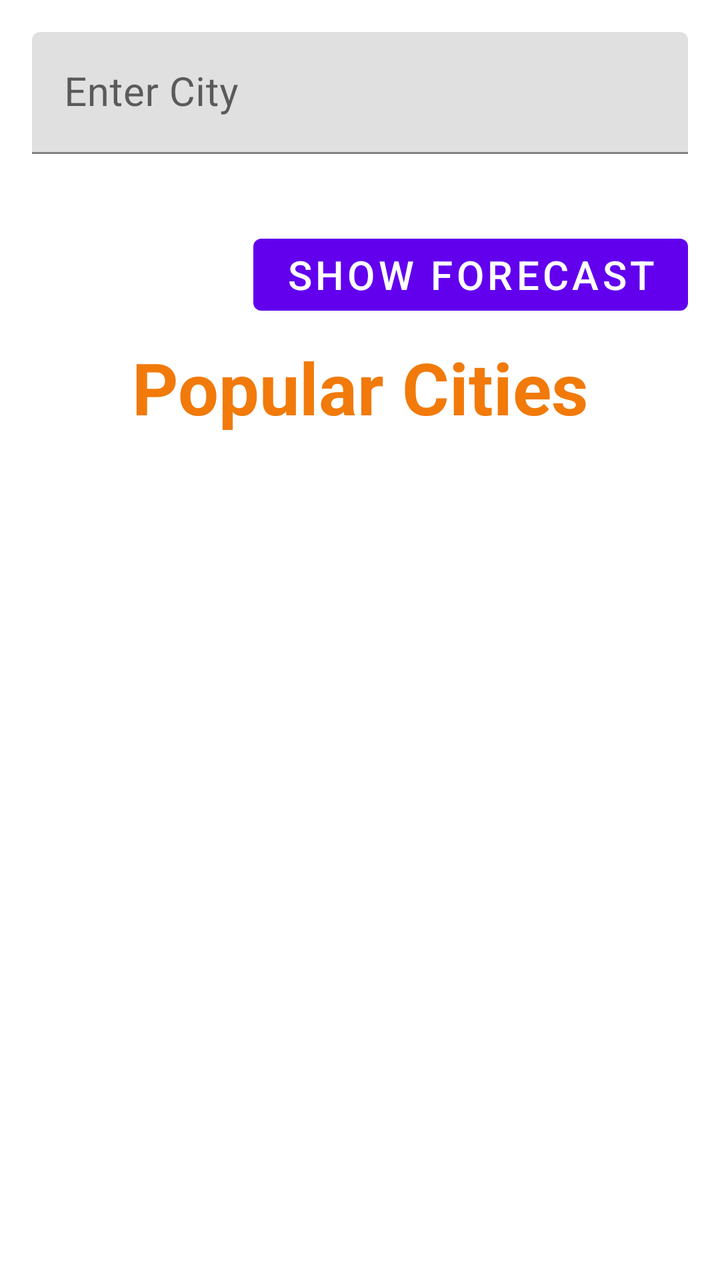
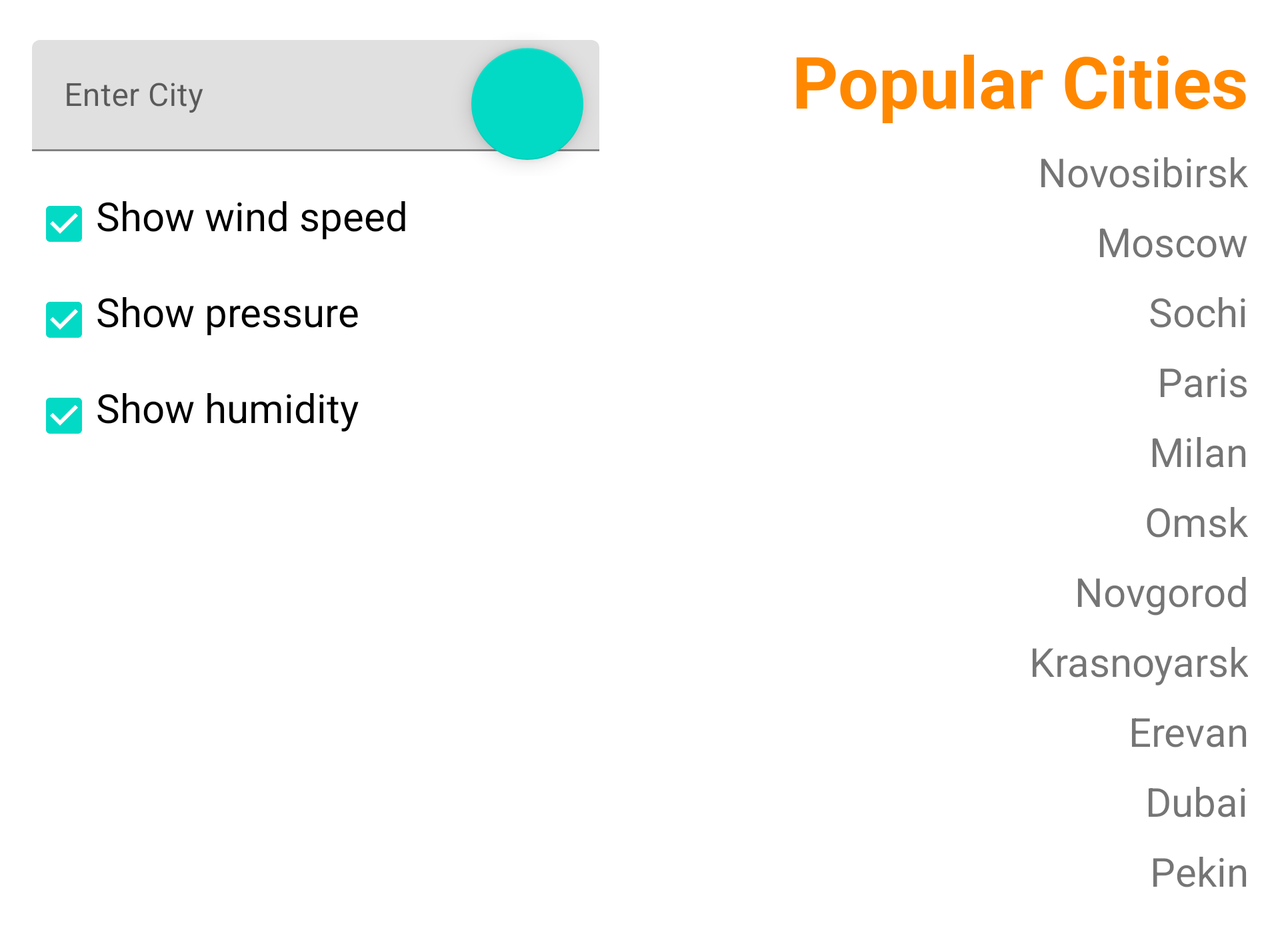

One screen, two layout resources from the same app: the default and the repository's alternative for another configuration. Each is rendered where Android would select it; the XML of both is given below.
<!-- AndroidManifest.xml: application theme Theme.WeatherApp -->
<!-- res/layout/fragment_city_selection.xml -->
<?xml version="1.0" encoding="utf-8"?>
<androidx.core.widget.NestedScrollView
    xmlns:android="http://schemas.android.com/apk/res/android"
    xmlns:app="http://schemas.android.com/apk/res-auto"
    xmlns:tools="http://schemas.android.com/tools"
    android:id="@+id/citySelectionLayout"
    android:layout_width="match_parent"
    android:layout_height="match_parent"
    android:theme="@style/MyTheme.SimpleTextSize">

    <LinearLayout
        android:layout_width="match_parent"
        android:layout_height="wrap_content"
        android:orientation="vertical"
        style="@style/FragmentPadding">

        <com.google.android.material.textfield.TextInputLayout
            android:id="@+id/enterCityInputLayout"
            android:layout_width="match_parent"
            android:layout_height="wrap_content"
            app:errorEnabled="true">

            <com.google.android.material.textfield.TextInputEditText
                android:id="@+id/enterCityEditText"
                android:layout_width="match_parent"
                android:layout_height="wrap_content"
                android:layout_weight="1"
                android:hint="@string/enter_city"
                android:inputType="textCapWords"
                android:singleLine="true"
                android:imeOptions="actionDone"/>

        </com.google.android.material.textfield.TextInputLayout>

        <com.google.android.material.button.MaterialButton
            android:id="@+id/showForecastButton"
            android:layout_width="wrap_content"
            android:layout_height="wrap_content"
            android:layout_gravity="end"
            android:text="@string/show_forecast" />

        <TextView
            android:id="@+id/popularCitiesTextView"
            android:layout_width="match_parent"
            android:layout_height="wrap_content"
            android:text="@string/popular_cities"
            style="@style/MyTheme.HeadStyle.Bold.Orange"/>

        <androidx.recyclerview.widget.RecyclerView
            android:id="@+id/citiesRV"
            android:layout_width="match_parent"
            android:layout_height="wrap_content"
            android:nestedScrollingEnabled="false"
            tools:targetApi="lollipop" />

    </LinearLayout>
</androidx.core.widget.NestedScrollView>
<!-- resources referenced by this layout -->
<resources>
  <string name="enter_city">Enter City</string>
  <string name="popular_cities">Popular Cities</string>
  <string name="show_forecast">Show forecast</string>
  <style name="FragmentPadding">
          <item name="android:padding">@dimen/margin</item>
      </style>
  <style name="MyTheme.HeadStyle.Bold.Orange" parent="MyTheme.HeadStyle.Bold">
          <item name="android:textColor">?android:attr/colorActivatedHighlight</item>
      </style>
  <style name="MyTheme.SimpleTextSize" parent="MyTheme">
          <item name="android:textSize">@dimen/head2</item>
      </style>
  <style name="Theme.WeatherApp" parent="Theme.MaterialComponents.DayNight.DarkActionBar">
          
          <item name="colorPrimary">@color/purple_500</item>
          <item name="colorPrimaryVariant">@color/purple_700</item>
          <item name="colorOnPrimary">@color/white</item>
          
          <item name="colorSecondary">@color/teal_200</item>
          <item name="colorSecondaryVariant">@color/teal_700</item>
          <item name="colorOnSecondary">@color/black</item>
          
          <item name="android:statusBarColor" tools:targetApi="l">?attr/colorPrimaryVariant</item>
          
          <item name="windowActionBar">false</item>
          <item name="windowNoTitle">true</item>
      </style>
  <dimen name="margin">16dp</dimen>
  <style name="MyTheme.HeadStyle.Bold" parent="MyTheme.HeadStyle">
          <item name="android:textStyle">bold</item>
      </style>
  <style name="MyTheme">
          <item name="android:layout_marginBottom">@dimen/between_layouts</item>
          <item name="android:lines">1</item>
      </style>
  <dimen name="head2">20sp</dimen>
  <color name="purple_500">#FF6200EE</color>
  <color name="purple_700">#FF3700B3</color>
  <color name="white">#FFFFFFFF</color>
  <color name="teal_200">#FF03DAC5</color>
  <color name="teal_700">#FF018786</color>
  <color name="black">#FF000000</color>
  <style name="MyTheme.HeadStyle" parent="MyTheme">
          <item name="android:gravity">center</item>
          <item name="android:textSize">@dimen/head</item>
      </style>
  <dimen name="between_layouts">8dp</dimen>
  <dimen name="head">36sp</dimen>
</resources>
<!-- res/layout-land/fragment_city_selection.xml (the repository's variant of the layout above) -->
<!-- drawn on the phone turned sideways -->
<?xml version="1.0" encoding="utf-8"?>
<ScrollView xmlns:android="http://schemas.android.com/apk/res/android"
    xmlns:app="http://schemas.android.com/apk/res-auto"
    android:id="@+id/citySelectionLayout"
    android:layout_width="match_parent"
    android:layout_height="match_parent"
    app:layout_constraintBottom_toBottomOf="parent"
    app:layout_constraintEnd_toEndOf="parent"
    app:layout_constraintStart_toStartOf="parent"
    app:layout_constraintTop_toTopOf="parent"
    android:padding="?attr/listPreferredItemPaddingStart">



    <LinearLayout
        android:layout_width="match_parent"
        android:layout_height="wrap_content"
        android:baselineAligned="false"
        android:orientation="horizontal">

        <LinearLayout
            android:layout_width="wrap_content"
            android:layout_height="match_parent"
            android:layout_weight="1"
            android:orientation="vertical">

            <FrameLayout
                android:layout_width="match_parent"
                android:layout_height="wrap_content"
                android:orientation="horizontal">

                <com.google.android.material.textfield.TextInputLayout
                    android:layout_width="match_parent"
                    android:layout_height="match_parent"
                    android:layout_marginBottom="@dimen/between_layouts">

                    <com.google.android.material.textfield.TextInputEditText
                        android:id="@+id/enterCityEditText"
                        android:layout_width="match_parent"
                        android:layout_height="wrap_content"
                        android:layout_weight="1"
                        android:hint="@string/enter_city"
                        android:inputType="textCapWords"
                        android:singleLine="true" />

                </com.google.android.material.textfield.TextInputLayout>

                <com.google.android.material.floatingactionbutton.FloatingActionButton
                    android:id="@+id/saveCitySettingsFAB"
                    android:layout_width="match_parent"
                    android:layout_height="match_parent"
                    android:layout_gravity="end"
                    android:layout_margin="@dimen/between_layouts"
                    android:clickable="true"
                    android:contentDescription="@string/enter_city"
                    android:focusable="true"
                    app:srcCompat="@drawable/ic_baseline_add_24" />

            </FrameLayout>

            <CheckBox
                android:id="@+id/windCheckBox"
                android:layout_width="match_parent"
                android:layout_height="wrap_content"
                android:checked="true"
                android:paddingBottom="@dimen/between_layouts"
                android:text="@string/show_wind_speed"
                android:textSize="@dimen/head2" />

            <CheckBox
                android:id="@+id/pressureCheckBox"
                android:layout_width="match_parent"
                android:layout_height="wrap_content"
                android:checked="true"
                android:paddingBottom="@dimen/between_layouts"
                android:text="@string/show_pressure"
                android:textSize="@dimen/head2" />

            <CheckBox
                android:id="@+id/humidityCheckBox"
                android:layout_width="match_parent"
                android:layout_height="wrap_content"
                android:checked="true"
                android:paddingBottom="@dimen/between_layouts"
                android:text="@string/show_humidity"
                android:textSize="@dimen/head2" />

        </LinearLayout>

        <LinearLayout
            android:layout_width="wrap_content"
            android:layout_height="match_parent"
            android:layout_weight="1"
            android:orientation="vertical">

            <TextView
                android:id="@+id/popularCitiesTextView"
                android:layout_width="match_parent"
                android:layout_height="wrap_content"
                android:gravity="end"
                android:paddingBottom="@dimen/between_layouts"
                android:text="@string/popular_cities"
                android:textColor="@android:color/holo_orange_dark"
                android:textSize="@dimen/head"
                android:textStyle="bold" />

            <TextView
                android:id="@+id/novosibirskTextView"
                android:layout_width="match_parent"
                android:layout_height="wrap_content"
                android:gravity="end"
                android:paddingBottom="@dimen/between_layouts"
                android:text="@string/novosibirsk"
                android:textSize="@dimen/head2" />

            <TextView
                android:id="@+id/moscowTextView"
                android:layout_width="match_parent"
                android:layout_height="wrap_content"
                android:gravity="end"
                android:paddingBottom="@dimen/between_layouts"
                android:text="@string/moscow"
                android:textSize="@dimen/head2" />

            <TextView
                android:id="@+id/sochiTextView"
                android:layout_width="match_parent"
                android:layout_height="wrap_content"
                android:gravity="end"
                android:paddingBottom="@dimen/between_layouts"
                android:text="@string/sochi"
                android:textSize="@dimen/head2" />

            <TextView
                android:id="@+id/parisTextView"
                android:layout_width="match_parent"
                android:layout_height="wrap_content"
                android:gravity="end"
                android:paddingBottom="@dimen/between_layouts"
                android:text="@string/paris"
                android:textSize="@dimen/head2" />

            <TextView
                android:id="@+id/milanTextView"
                android:layout_width="match_parent"
                android:layout_height="wrap_content"
                android:gravity="end"
                android:paddingBottom="@dimen/between_layouts"
                android:text="@string/milan"
                android:textSize="@dimen/head2" />

            <TextView
                android:id="@+id/omskTextView"
                android:layout_width="match_parent"
                android:layout_height="wrap_content"
                android:gravity="end"
                android:paddingBottom="@dimen/between_layouts"
                android:text="@string/omsk"
                android:textSize="@dimen/head2" />

            <TextView
                android:id="@+id/novgorodTextView"
                android:layout_width="match_parent"
                android:layout_height="wrap_content"
                android:gravity="end"
                android:paddingBottom="@dimen/between_layouts"
                android:text="@string/novgorod"
                android:textSize="@dimen/head2" />

            <TextView
                android:id="@+id/krasnoyarskTextView"
                android:layout_width="match_parent"
                android:layout_height="wrap_content"
                android:gravity="end"
                android:paddingBottom="@dimen/between_layouts"
                android:text="@string/krasnoyarsk"
                android:textSize="@dimen/head2" />

            <TextView
                android:id="@+id/erevanTextView"
                android:layout_width="match_parent"
                android:layout_height="wrap_content"
                android:gravity="end"
                android:paddingBottom="@dimen/between_layouts"
                android:text="@string/erevan"
                android:textSize="@dimen/head2" />

            <TextView
                android:id="@+id/dubaiTextView"
                android:layout_width="match_parent"
                android:layout_height="wrap_content"
                android:gravity="end"
                android:paddingBottom="@dimen/between_layouts"
                android:text="@string/dubai"
                android:textSize="@dimen/head2" />

            <TextView
                android:id="@+id/pekinTextView"
                android:layout_width="match_parent"
                android:layout_height="wrap_content"
                android:gravity="end"
                android:paddingBottom="@dimen/between_layouts"
                android:text="@string/pekin"
                android:textSize="@dimen/head2" />


        </LinearLayout>


    </LinearLayout>
</ScrollView>
<!-- resources referenced by the variant -->
<!-- as the phone turned sideways resolves them -->
<resources>
  <dimen name="between_layouts">8dp</dimen>
  <dimen name="head">36sp</dimen>
  <dimen name="head2">20sp</dimen>
  <string name="dubai">Dubai</string>
  <string name="enter_city">Enter City</string>
  <string name="erevan">Erevan</string>
  <string name="krasnoyarsk">Krasnoyarsk</string>
  <string name="milan">Milan</string>
  <string name="moscow">Moscow</string>
  <string name="novgorod">Novgorod</string>
  <string name="novosibirsk">Novosibirsk</string>
  <string name="omsk">Omsk</string>
  <string name="paris">Paris</string>
  <string name="pekin">Pekin</string>
  <string name="popular_cities">Popular Cities</string>
  <string name="show_humidity">Show humidity</string>
  <string name="show_pressure">Show pressure</string>
  <string name="show_wind_speed">Show wind speed</string>
  <string name="sochi">Sochi</string>
  <style name="Theme.WeatherApp" parent="Theme.MaterialComponents.DayNight.DarkActionBar">
          
          <item name="colorPrimary">@color/purple_500</item>
          <item name="colorPrimaryVariant">@color/purple_700</item>
          <item name="colorOnPrimary">@color/white</item>
          
          <item name="colorSecondary">@color/teal_200</item>
          <item name="colorSecondaryVariant">@color/teal_700</item>
          <item name="colorOnSecondary">@color/black</item>
          
          <item name="android:statusBarColor" tools:targetApi="l">?attr/colorPrimaryVariant</item>
          
          <item name="windowActionBar">false</item>
          <item name="windowNoTitle">true</item>
      </style>
  <color name="purple_500">#FF6200EE</color>
  <color name="purple_700">#FF3700B3</color>
  <color name="white">#FFFFFFFF</color>
  <color name="teal_200">#FF03DAC5</color>
  <color name="teal_700">#FF018786</color>
  <color name="black">#FF000000</color>
</resources>
